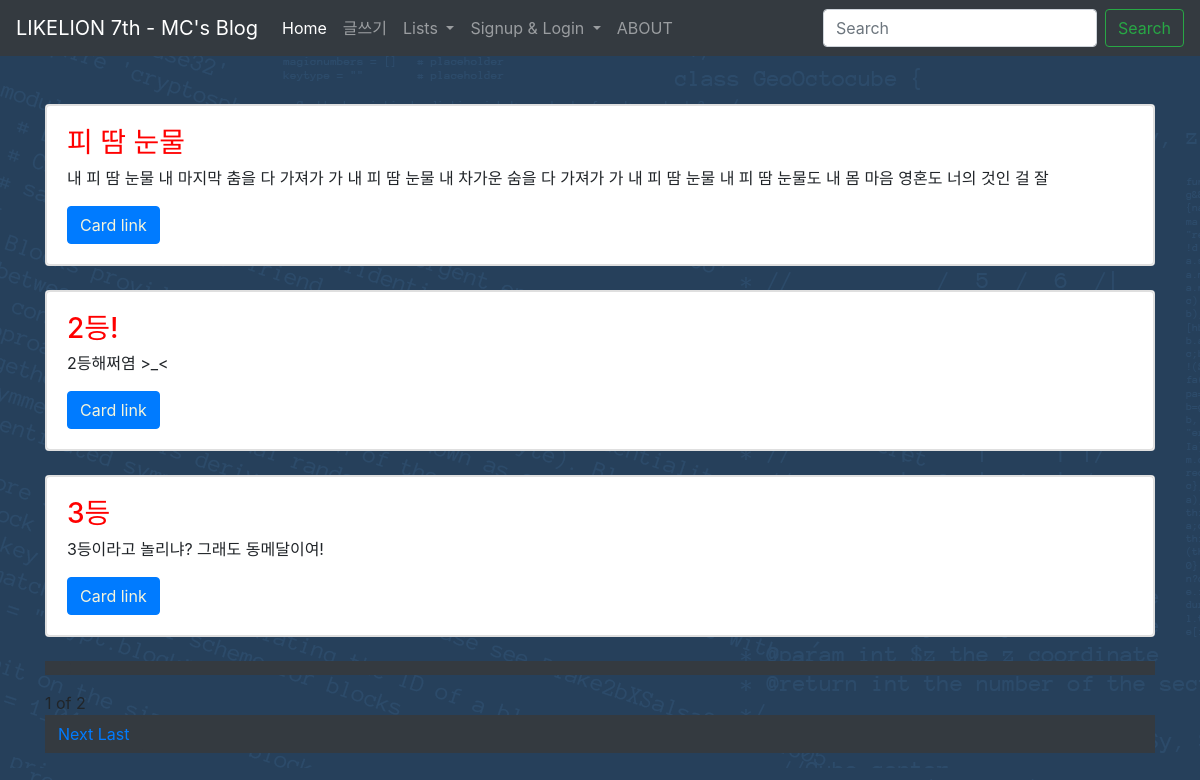
The page / on the database its author committed.
### app_1/models.py (models this page shows, shortened)
class Blog(models.Model):
    title = models.CharField(max_length = 1000)
    pup_date = models.DateTimeField(auto_now_add=True)
    body = models.TextField()
    def summary(self):
        return self.body[:100]

### app_1/views.py (the view)
# urls.py: 2. Add a URL to urlpatterns:  path('', views.home, name='home')
def home(request):
    blogs = Blog.objects
    blog_list = Blog.objects.all()
    paginator = Paginator(blog_list, 3)
    page = request.GET.get('page') # page변수에는 page의 번호가 담길 것.
    posts = paginator.get_page(page) #posts에는 request에 해당하는 페이지가 담길 것.
    return render(request, 'home.html', {'blogs' : blogs, 'posts' : posts})

### app_1/templates/home.html (shortened to what this page needs)
{% extends 'base.html' %}
{% load staticfiles %}
  {% block contents %}
  <br><br>
     {% for blog in posts %}
      <div class = "container">
        <div class="card">
        <div class="card">
        <div class="card-body">
        <strong><h3 style = "color:red;" class="card-title">{{ blog.title }}</h4></strong>
        <p class="card-text">{{blog.summary}}</p>
          <a href="{% url 'detail' blog.id %}" class="card-link">
            <button type="button" class="btn btn-primary" style="color:beige;">Card link</button>
         </a>
        </div>
      </div>
  </div>
</div>
<br>
{% endfor %}
<div class="container">
  <p class="text-light bg-dark">
    <button type="button" class="btn btn-dark">
      </button>
  </p>
  <span>{{posts.number}}</span>
  <span>of</span>
  <span>{{posts.paginator.num_pages}}</span>
  <p class="text-light bg-dark">
    <button type="button" class="btn btn-dark">
    {% if posts.has_next %}
    <a href="?page={{posts.next_page_number}}">Next</a>
    <a href="?page={{posts.paginator.num_pages}}">Last</a>
    {% endif %}
    </button>
  </p>
</div>
    <br><br>
</body>
{% endblock %}

### rows shown on the page
Blog: title "피 땀 눈물", summary "내 피 땀 눈물 내 마지막 춤을 다 가져가 가 내 피 땀 눈물 내 차가운 숨을 다 가져가 가 내 피 땀 눈물 내 피 땀 눈물도 내 몸 마음 영혼도 너의 것인 걸 잘"
Blog: title "2등!", summary "2등해쩌염 >_<"
Blog: title "3등", summary "3등이라고 놀리냐? 그래도 동메달이여!"

### other values the page prints
{{ posts.number }} "1"
{{ posts.paginator.num_pages }} "2"
